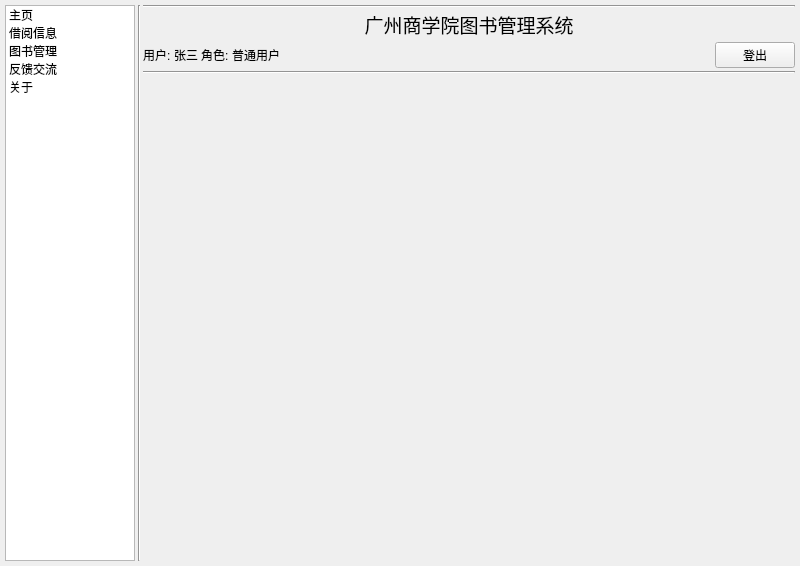
<?xml version="1.0" encoding="UTF-8"?>
<ui version="4.0">
 <class>MainWindow</class>
 <widget class="QMainWindow" name="MainWindow">
  <property name="geometry">
   <rect>
    <x>0</x>
    <y>0</y>
    <width>800</width>
    <height>566</height>
   </rect>
  </property>
  <property name="windowTitle">
   <string>MainWindow</string>
  </property>
  <widget class="QWidget" name="centralwidget">
   <layout class="QGridLayout" name="gridLayout">
    <property name="leftMargin">
     <number>5</number>
    </property>
    <property name="topMargin">
     <number>5</number>
    </property>
    <property name="rightMargin">
     <number>5</number>
    </property>
    <property name="bottomMargin">
     <number>5</number>
    </property>
    <property name="spacing">
     <number>3</number>
    </property>
    <item row="0" column="0">
     <layout class="QHBoxLayout" name="horizontalLayout_2" stretch="1,0,5">
      <item>
       <widget class="QListWidget" name="listWidget">
        <property name="maximumSize">
         <size>
          <width>200</width>
          <height>16777215</height>
         </size>
        </property>
        <item>
         <property name="text">
          <string>主页</string>
         </property>
        </item>
        <item>
         <property name="text">
          <string>借阅信息</string>
         </property>
        </item>
        <item>
         <property name="text">
          <string>图书管理</string>
         </property>
        </item>
        <item>
         <property name="text">
          <string>反馈交流</string>
         </property>
        </item>
        <item>
         <property name="text">
          <string>关于</string>
         </property>
        </item>
       </widget>
      </item>
      <item>
       <widget class="Line" name="line">
        <property name="maximumSize">
         <size>
          <width>2</width>
          <height>16777215</height>
         </size>
        </property>
        <property name="styleSheet">
         <string notr="true">background-color: rgb(222, 222, 222);</string>
        </property>
        <property name="orientation">
         <enum>Qt::Vertical</enum>
        </property>
       </widget>
      </item>
      <item>
       <layout class="QVBoxLayout" name="verticalLayout_2">
        <item>
         <layout class="QVBoxLayout" name="verticalLayout">
          <item>
           <widget class="Line" name="line_3">
            <property name="maximumSize">
             <size>
              <width>16777215</width>
              <height>2</height>
             </size>
            </property>
            <property name="styleSheet">
             <string notr="true">background-color: rgb(222, 222, 222);</string>
            </property>
            <property name="orientation">
             <enum>Qt::Horizontal</enum>
            </property>
           </widget>
          </item>
          <item>
           <widget class="QLabel" name="label">
            <property name="font">
             <font>
              <family>12 宋体</family>
              <pointsize>14</pointsize>
              <weight>50</weight>
              <italic>false</italic>
              <bold>false</bold>
             </font>
            </property>
            <property name="cursor">
             <cursorShape>UpArrowCursor</cursorShape>
            </property>
            <property name="styleSheet">
             <string notr="true">font: 14pt bold &quot;宋体&quot;;</string>
            </property>
            <property name="text">
             <string>广州商学院图书管理系统</string>
            </property>
            <property name="alignment">
             <set>Qt::AlignCenter</set>
            </property>
           </widget>
          </item>
          <item>
           <layout class="QHBoxLayout" name="horizontalLayout">
            <item>
             <widget class="QLabel" name="label_2">
              <property name="styleSheet">
               <string notr="true">font: 12pt &quot;宋体&quot;;</string>
              </property>
              <property name="text">
               <string>用户:</string>
              </property>
             </widget>
            </item>
            <item>
             <widget class="QLabel" name="current_username_label">
              <property name="styleSheet">
               <string notr="true">font: 12pt &quot;宋体&quot;;</string>
              </property>
              <property name="text">
               <string>张三</string>
              </property>
             </widget>
            </item>
            <item>
             <widget class="QLabel" name="label_4">
              <property name="styleSheet">
               <string notr="true">font: 12pt &quot;宋体&quot;;</string>
              </property>
              <property name="text">
               <string>角色:</string>
              </property>
             </widget>
            </item>
            <item>
             <widget class="QLabel" name="current_role_label">
              <property name="styleSheet">
               <string notr="true">font: 12pt &quot;宋体&quot;;</string>
              </property>
              <property name="text">
               <string>普通用户</string>
              </property>
             </widget>
            </item>
            <item>
             <spacer name="horizontalSpacer">
              <property name="orientation">
               <enum>Qt::Horizontal</enum>
              </property>
              <property name="sizeHint" stdset="0">
               <size>
                <width>40</width>
                <height>20</height>
               </size>
              </property>
             </spacer>
            </item>
            <item>
             <widget class="QPushButton" name="pushButton">
              <property name="styleSheet">
               <string notr="true">font: 12pt &quot;宋体&quot;;</string>
              </property>
              <property name="text">
               <string>登出</string>
              </property>
             </widget>
            </item>
           </layout>
          </item>
         </layout>
        </item>
        <item>
         <widget class="Line" name="line_2">
          <property name="maximumSize">
           <size>
            <width>16777215</width>
            <height>2</height>
           </size>
          </property>
          <property name="styleSheet">
           <string notr="true">background-color: rgb(222, 222, 222);</string>
          </property>
          <property name="orientation">
           <enum>Qt::Horizontal</enum>
          </property>
         </widget>
        </item>
        <item>
         <widget class="QStackedWidget" name="stackedWidget">
          <widget class="QWidget" name="page"/>
          <widget class="QWidget" name="page_2"/>
         </widget>
        </item>
       </layout>
      </item>
     </layout>
    </item>
   </layout>
  </widget>
  <widget class="QMenuBar" name="menubar">
   <property name="geometry">
    <rect>
     <x>0</x>
     <y>0</y>
     <width>800</width>
     <height>23</height>
    </rect>
   </property>
  </widget>
 </widget>
 <resources/>
 <connections/>
</ui>
